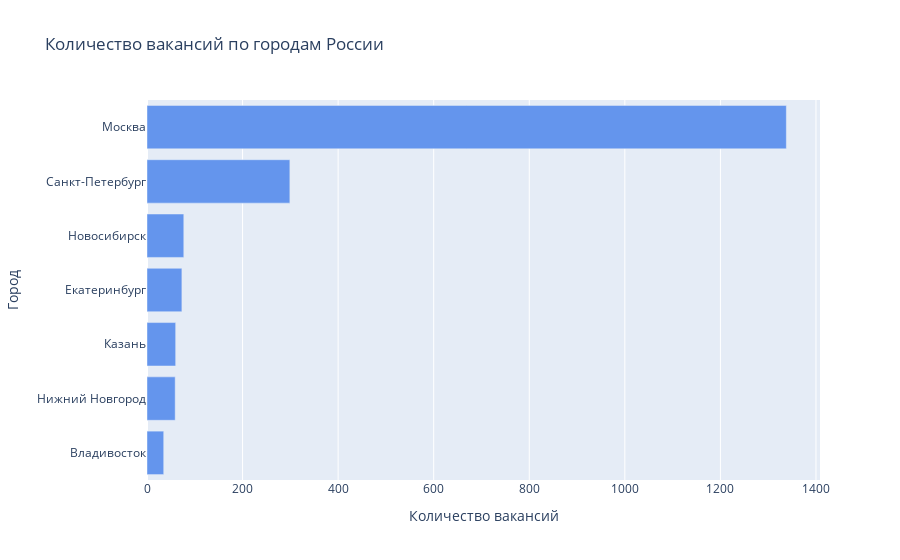

The notebook cell saved with this chart:
### Code cell
d_grouped = df.groupby(['address.city']).count().sort_values(by='id', ascending=False)[:7]

labels = d_grouped.index[::-1]
values = d_grouped['id'].values[::-1]

fig = go.Figure(data=[go.Bar(x=values, y=labels, orientation='h', marker_color='#6495ED')])

fig.update_xaxes(title_text='Количество вакансий')
fig.update_yaxes(title_text='Город')
fig.update_layout(title='Количество вакансий по городам России')

fig.show()

### Figure 1 — Plotly figure (JSON) as saved in the notebook; plotly's stock layout.template omitted (floating-point values rounded to 4 significant figures)
{"data": [{"marker": {"color": "#6495ED"}, "orientation": "h", "type": "bar", "x": [35, 59, 60, 73, 77, 299, 1338], "y": ["Владивосток", "Нижний Новгород", "Казань", "Екатеринбург", "Новосибирск", "Санкт-Петербург", "Москва"]}], "layout": {"title": {"text": "Количество вакансий по городам России"}, "xaxis": {"title": {"text": "Количество вакансий"}}, "yaxis": {"title": {"text": "Город"}}}}
